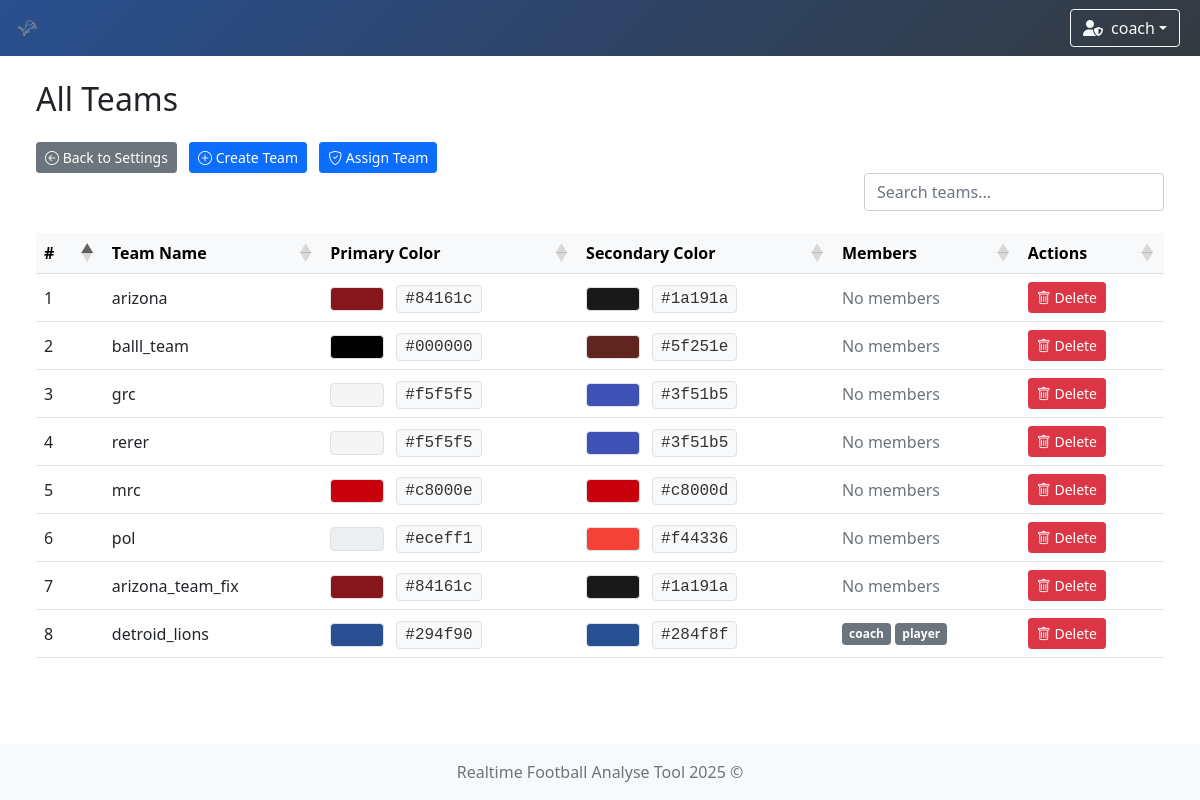
Before: /team/list (signed in) with the older database file.
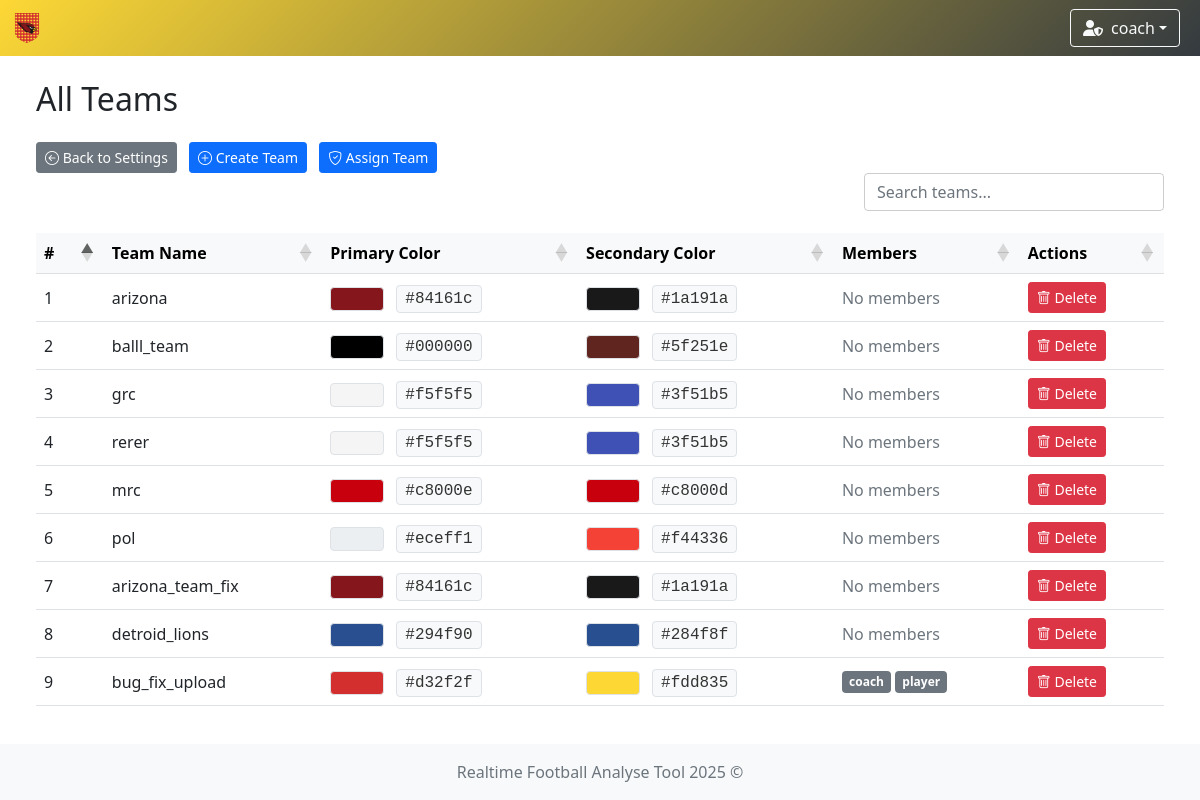
After: the same page with the newer database file.
### app/models/team.py (models this page shows)
class TeamModel(db.Model):
    __tablename__ = 'teams'
    id = db.Column(db.Integer, primary_key=True)
    name = db.Column(db.String(100), nullable=False, unique=True)  # prevent duplicate team names
    icon = db.Column(db.String(300), nullable=False)  # longer path for future-proofing
    primary_color = db.Column(db.String(20), nullable=False)
    secondary_color = db.Column(db.String(20), nullable=False)

### app/models/user.py (models this page shows)
class UserModel(db.Model, UserMixin):
    __tablename__ = 'user'
    id = db.Column(db.Integer, primary_key=True)
    username = db.Column(db.String(80), unique=True, nullable=False)
    password = db.Column(db.String(120), nullable=False)
    role = db.Column(db.String(10), nullable=False, default='user')
    team_id = db.Column(db.Integer, db.ForeignKey('teams.id'))
    team = db.relationship('TeamModel', backref='users')

### app/controllers/team.py (the view)
@team_bp.route('/list')
def list_all_teams():
    teams = TeamModel.query.all()
    team_ids = [team.id for team in teams]
    if not team_ids:
        return render_template('team/show_teams.html', teams=[], team_members={})
    users = UserModel.query.filter(UserModel.team_id.in_(team_ids)).all()
    team_members = {}
    for user in users:
        team_members.setdefault(user.team_id, []).append(user)
    return render_template(
        'team/show_teams.html',
        teams=teams,
        team_members=team_members
    )

### app/controllers/user.py (called while the page is built)
    @staticmethod
    def load_user(user_id):
        return UserModel.query.get(int(user_id))

### run.py (called while the page is built)
    def _inject_context(self) -> None:
        @self.app.context_processor
        def inject_teams() -> dict:
            try:
                teams = TeamModel.query.all()
                return dict(teams=teams)
            except Exception as e:
                print(f"[!] Error injecting teams: {str(e)} ({type(e).__name__})")
                return dict(teams=[])

### app/templates/team/show_teams.html (shortened to what this page needs)
{% extends "system/base.html" %}
{% block content %}
<div class="container-fluid">
    <div class="row mb-4">
        <div class="col d-flex justify-content-between align-items-center">
            <h2 class="mb-0">All Teams</h2>
        </div>
    </div>
    <div>
        <a href="{{ url_for('settings') }}" class="btn btn-sm btn-secondary">
            <i class="bi bi-arrow-left-circle"></i> Back to Settings
        </a>
        {% if current_user.role == 'admin' %}
            <a href="{{ url_for('team.create_team') }}" class="btn btn-sm btn-primary">
                <i class="bi bi-plus-circle"></i> Create Team
            </a>
            <a href="{{ url_for('assign_team.assign_team') }}" class="btn btn-sm btn-primary">
                <i class="bi bi-shield-check"></i> Assign Team
            </a>
        {% endif %}
    </div>
    <div class="row mb-3">
        <div class="col d-flex justify-content-end">
            <input type="text" id="customSearch" class="form-control custom-search" placeholder="Search teams...">
        </div>
    </div>
    <div class="table-responsive">
        <table id="teamTable" class="table table-hover align-middle mb-0">
            <thead class="table-light">
            <tr>
                <th>#</th>
                <th>Team Name</th>
                <th>Primary Color</th>
                <th>Secondary Color</th>
                <th>Members</th>
                {% if current_user.role == 'admin' %}
                    <th>Actions</th>
                {% endif %}
            </tr>
            </thead>
            <tbody>
            {% if teams and teams|length > 0 %}
                {% for team in teams %}
                    <tr>
                        <td>{{ loop.index }}</td>
                        <td>{{ team.name }}</td>
                        <td>
                            {% set color = team.primary_color|lower %}
                            {% set badge_text_color = '#000' if color.startswith('#fff') or color == '' or color is none else '#fff' %}
                            <span class="badge border" style="background-color: {{ team.primary_color }}; color: {{ badge_text_color }};">
                            </span>
                            <span class="ms-2 px-2 py-1 border rounded" style="background-color: #f8f9fa; color: #333; font-family: monospace;">
                                {{ team.primary_color }}
                            </span>
                        </td>
                        <td>
                            {% set sec = team.secondary_color|lower %}
                            {% set sec_text = '#000' if sec.startswith('#fff') or sec == '' or sec is none else '#fff' %}
                            <span class="badge border" style="background-color: {{ team.secondary_color }}; color: {{ sec_text }};">
                            </span>
                            <span class="ms-2 px-2 py-1 border rounded" style="background-color: #f8f9fa; color: #333; font-family: monospace;">
                                {{ team.secondary_color }}
                            </span>
                        </td>
                        <td>
                            {% set members = team_members.get(team.id, []) %}
                            {% if members %}
                                <div class="d-flex flex-wrap gap-1">
                                    {% for user in members %}
                                        <span class="badge bg-secondary">{{ user.username }}</span>
                                    {% endfor %}
                                </div>
                            {% else %}
                                <span class="text-muted">No members</span>
                            {% endif %}
                        </td>
                        {% if current_user.role == 'admin' %}
                            <td>
                                <button type="button" class="btn btn-danger btn-sm"
                                        data-bs-toggle="modal"
                                        data-bs-target="#deleteModal"
                                        data-team-id="{{ team.id }}"
                                        data-team-name="{{ team.name }}">
                                    <i class="bi bi-trash"></i> Delete
                                </button>
                            </td>
                        {% endif %}
                    </tr>
                {% endfor %}
            {% endif %}
            </tbody>
        </table>
    </div>
</div>
{% endblock %}

### app/templates/system/base.html (shortened to what this page needs)
<!DOCTYPE html>
<html lang="en">
<head>
    <link href="https://cdn.jsdelivr.net/npm/bootstrap@5.1.3/dist/css/bootstrap.min.css" rel="stylesheet"/>
    <link rel="stylesheet" href="https://cdn.jsdelivr.net/npm/bootstrap-icons@1.11.3/font/bootstrap-icons.css"/>
    <link rel="stylesheet" href="https://cdnjs.cloudflare.com/ajax/libs/font-awesome/6.5.0/css/all.min.css"/>
    <link rel="stylesheet" href="https://cdn.datatables.net/1.13.6/css/dataTables.bootstrap5.min.css"/>
    <link rel="stylesheet" href="{{ url_for('static', filename='styles.css') }}"/>
</head>
<body class="{% block body_class %}{% endblock %}">
{% if current_user.is_authenticated %}
    <nav class="navbar navbar-expand-lg navbar-dark"
         style="
         {% if session.team_id %}
             {% for team in teams %}
                 {% if team.id == session.team_id %}
                     background: linear-gradient(135deg, {{ team.secondary_color }}, #343a40);
                 {% endif %}
             {% endfor %}
         {% else %}
             background: linear-gradient(135deg, #4b6cb7, #182848);
         {% endif %}
         ">
        <div class="container-fluid position-relative">
            <a class="navbar-brand d-flex align-items-center" href="{{ url_for('index') }}">
                {% if session.team_id %}
                    {% for team in teams %}
                        {% if team.id == session.team_id %}
                            <img class="team-logo" src="{{ team.icon }}" alt="{{ team.name }} logo"
                                 style="height:30px; margin-right:8px;"/>
                        {% endif %}
                    {% endfor %}
                {% else %}
                    <a href="{{ url_for('game_options') }}" class="btn btn-outline-light me-2" title="Home">
                        <i class="fas fa-home"></i>
                    </a>
                {% endif %}
            </a>
            <div class="ms-auto d-flex align-items-center">
                <div class="dropdown me-2">
                    <button class="btn btn-outline-light dropdown-toggle d-flex align-items-center" type="button"
                            id="userDropdown" data-bs-toggle="dropdown" aria-expanded="false">
                        {% if current_user.role == 'admin' %}
                            <i class="fas fa-user-shield me-2"></i>
                        {% else %}
                            <i class="fas fa-user me-2"></i>
                        {% endif %}
                        {{ current_user.username }}
                    </button>
                </div>
            </div>
        </div>
    </nav>
{% endif %}
<div class="content-wrapper">
    <div class="container-fluid mt-4 px-4">
        <div id="toast-container" class="toast-container position-fixed bottom-0 end-0 p-3" style="z-index: 1100;">
        </div>
        {% block content %}{% endblock %}
    </div>
</div>
<footer class="footer mt-auto py-3 bg-light">
    <div class="container text-center">
        <span class="text-muted">Realtime Football Analyse Tool 2025 ©</span>
    </div>
</footer>
</body>
</html>

### app/static/styles.css (style rules this page uses)
.navbar { transition: background-color 0.5s ease; }
.team-logo { animation: fadeIn 0.5s ease, pulse 1s ease-in-out; }
html, body { height: 100%; margin: 0; padding: 0; }
body { display: flex; flex-direction: column; min-height: 100vh; }
.content-wrapper { flex: 1 0 auto; }
.footer { flex-shrink: 0; background-color: #f8f9fa; padding: 1rem 0; margin-top: auto; }
.table-responsive { margin-top: 0 !important; overflow-x: auto; }
.btn + .btn { margin-left: 0.5rem; }
.table-responsive { overflow-x: auto; }
.table th, .table td { white-space: nowrap; padding: 0.5rem; }
.table thead th { background-color: #f8f9fa; font-weight: bold; }

### app/templates/team/show_teams.html (style rules this page uses)
.table-responsive { overflow-x: auto; }
.table th, .table td { white-space: nowrap; padding: 0.5rem; }
.custom-search { max-width: 300px; background-color: transparent; border: 1px solid #ccc; transition: border-color 0.3s ease; }
.badge { font-size: 0.75rem; padding: 0.4em 0.6em; }

Changed rows visible on the page:
added TeamModel: icon (picture), name "bug_fix_upload", primary_color "#d32f2f", secondary_color "#fdd835", UserModel (username "coach"), UserModel (username "player")
changed TeamModel "detroid_lions": loses UserModel (username "coach"); loses UserModel (username "player"); now shows "No members"
